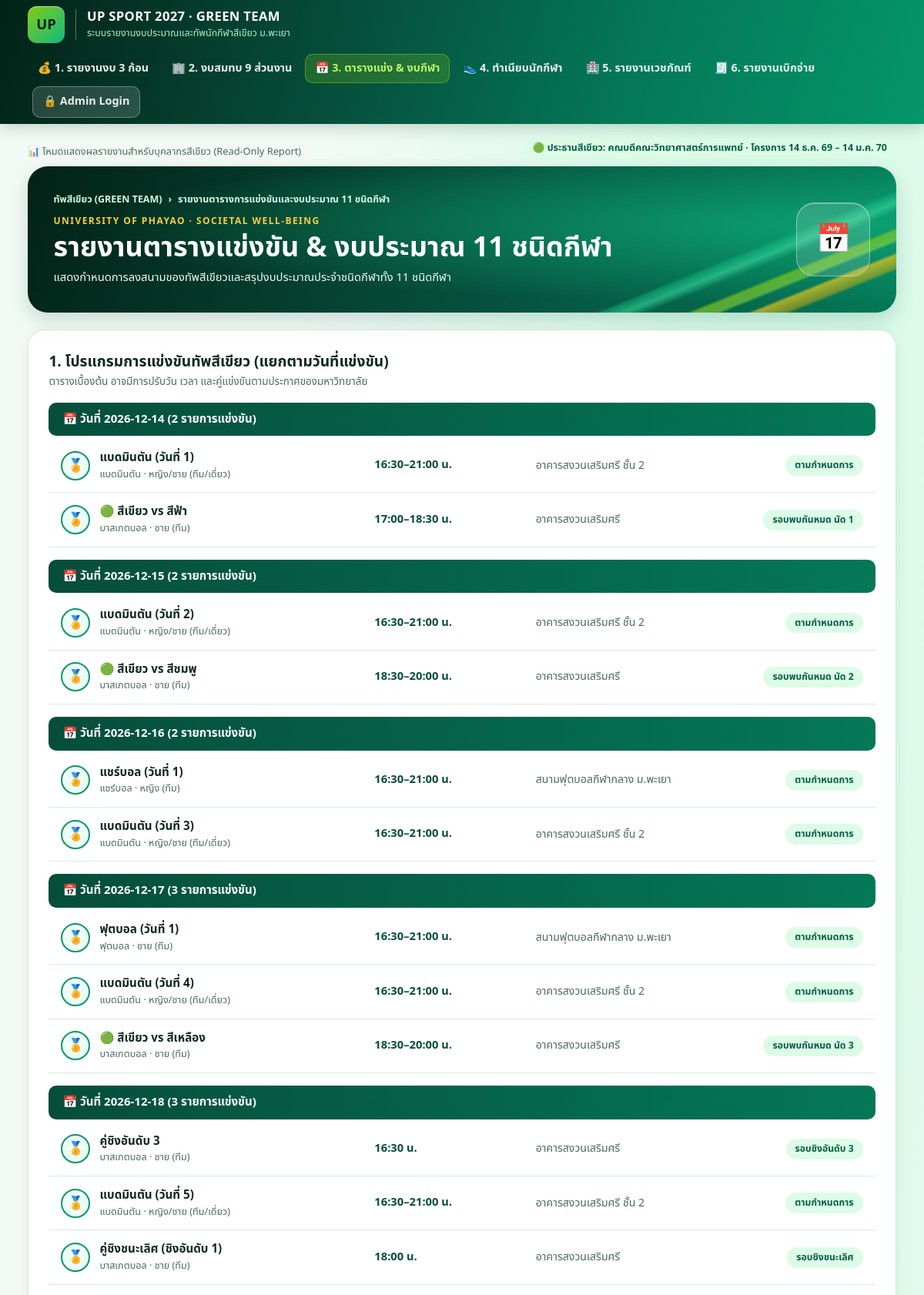
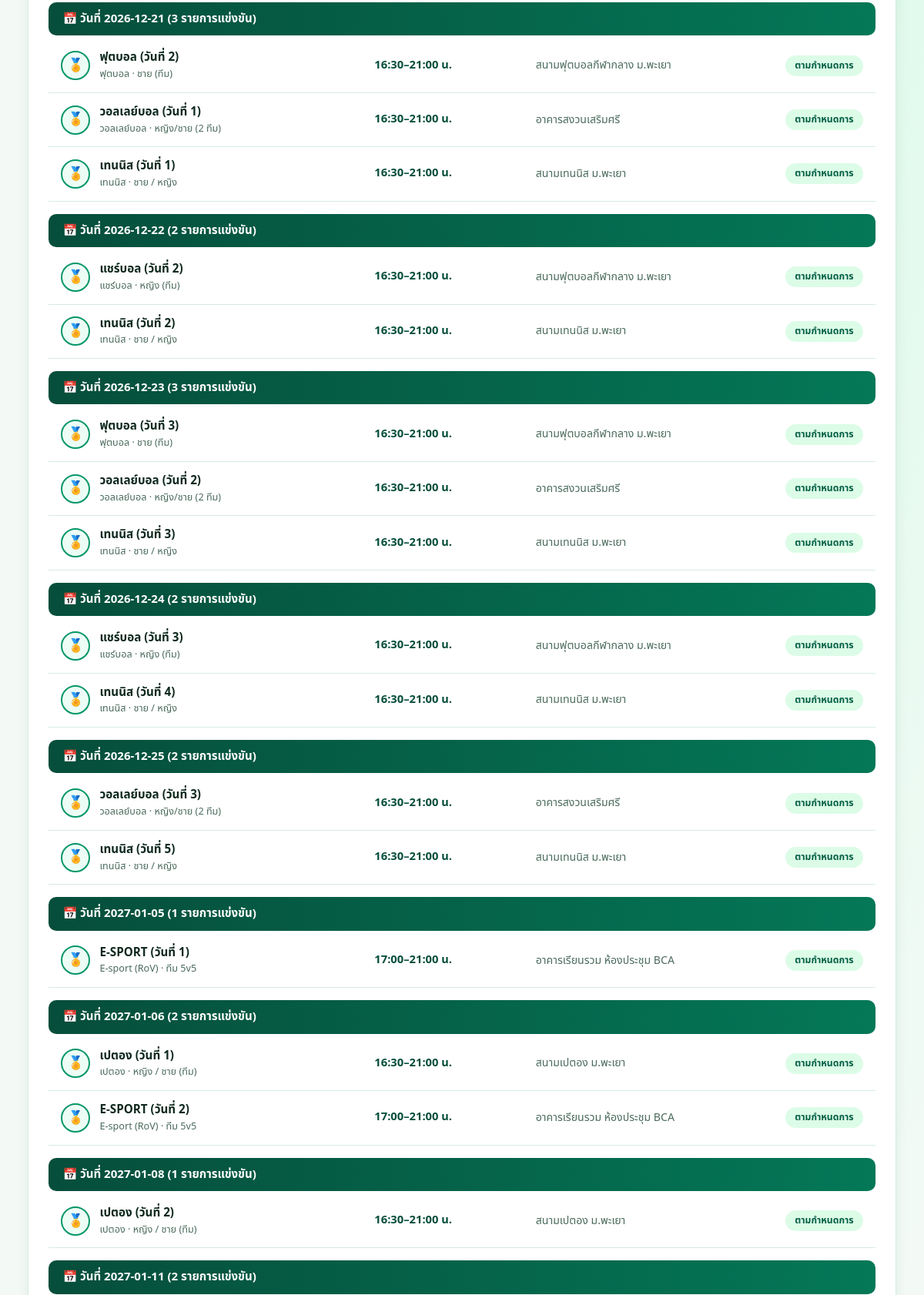
The app's page /sports.php (upper part) with its own data (2 pictures, top to bottom).
### tables this page shows
CREATE TABLE match_schedules (
    id INT AUTO_INCREMENT PRIMARY KEY,
    sport_id INT NULL,
    match_date DATE NOT NULL,
    start_time TIME NOT NULL,
    end_time TIME NULL,
    team_division VARCHAR(100) NULL,
    opponent_color VARCHAR(100) DEFAULT 'รอประกาศคู่แข่ง',
    venue VARCHAR(150) NOT NULL,
    round_name VARCHAR(100) DEFAULT 'รอบพบกันหมด',
    water_ice_budget DECIMAL(10,2) DEFAULT 200.00,
    sponsor_bottles_needed INT DEFAULT 15,
    medical_bag_code VARCHAR(20) DEFAULT 'BAG-01',
    match_status ENUM('SCHEDULED', 'COMPLETED', 'POSTPONED') DEFAULT 'SCHEDULED',
    match_result VARCHAR(100) NULL,
    FOREIGN KEY (sport_id) REFERENCES sports(id) ON DELETE CASCADE
);

### config/db.php (called while the page is built, shortened)
<?php
function h($str): string {
    return htmlspecialchars((string)$str, ENT_QUOTES, 'UTF-8');
}

### sports.php (the view, shortened to what this page needs)
<?php
require_once __DIR__ . '/config/auth.php';
$schedules = $pdo->query("
    SELECT ms.*, COALESCE(s.sport_name, ms.team_division) AS sport_name
    FROM match_schedules ms
    LEFT JOIN sports s ON s.id = ms.sport_id
    ORDER BY ms.match_date ASC, ms.start_time ASC, ms.id ASC
")->fetchAll();
$grouped_matches = [];
foreach ($schedules as $m) {
    $grouped_matches[$m['match_date']][] = $m;
}
require_once __DIR__ . '/includes/header.php';
?>
<div class="white-shell">
  <div style="display:flex; justify-content:space-between; align-items:center; flex-wrap:wrap; gap:10px; margin-bottom:12px;">
    <div>
      <h2 style="font-size:1.2rem; font-weight:800;">1. โปรแกรมการแข่งขันทัพสีเขียว (แยกตามวันที่แข่งขัน)</h2>
      <p style="font-size:0.84rem; color:var(--muted);">ตารางเบื้องต้น อาจมีการปรับวัน เวลา และคู่แข่งขันตามประกาศของมหาวิทยาลัย</p>
    </div>
  </div>
  <?php foreach ($grouped_matches as $m_date => $matches): ?>
    <div class="date-bar">
      <span>📅 วันที่ <?= h($m_date) ?> (<?= count($matches) ?> รายการแข่งขัน)</span>
    </div>
    <?php foreach ($matches as $m): ?>
      <div class="item-row">
        <div class="item-title-box">
          <div class="sport-circle-icon">🏅</div>
          <div>
            <div class="item-main-title"><?= h($m['opponent_color']) ?></div>
            <div class="item-sub-title"><?= h($m['sport_name']) ?><?= ($m['team_division'] && $m['team_division'] !== $m['sport_name']) ? ' · ' . h($m['team_division']) : '' ?></div>
          </div>
        </div>
        <div class="item-time">
          <?= substr(h($m['start_time']), 0, 5) ?><?= $m['end_time'] ? '–' . substr(h($m['end_time']), 0, 5) : '' ?> น.
        </div>
        <div class="item-venue"><?= h($m['venue']) ?></div>
        <div style="text-align:right;">
          <span class="status-pill"><?= h($m['round_name'] ?: 'ตามกำหนด') ?></span>
        </div>
      </div>
    <?php endforeach; ?>
  <?php endforeach; ?>
</div>
<?php require_once __DIR__ . '/includes/footer.php'; ?>

### assets/css/green-theme.css (style rules this page uses)
:root { --ink: #0f291e; --muted: #4b6b5c; --deep: #042f1f; --green: #059669; --green-dark: #064e3b; --green-mid: #047857; --hot: #84cc16; --gold: #f9ce40; --paper: #f3faf6; --line: #d5ece0; --white: #ffffff; --radius: 16px; --shadow: 0 5px 15px rgba(6, 57, 38, 0.08); --max: 1408px; --pad: clamp(16px, 3vw, 40px); --thai: "Noto Sans Thai", "Leelawadee UI", "Tahoma", system-ui, sans-serif; }
*, *::before, *::after { box-sizing: border-box; }
html { color-scheme: light; overflow-x: clip; }
body { margin: 0; overflow-x: clip; background: radial-gradient(ellipse at 83% 13%, #d1fae5 0, transparent 38rem), var(--paper); color: var(--ink); font: 15.5px/1.56 var(--thai); font-variant-numeric: tabular-nums; min-height: 100vh; }
h1, h2, h3, h4, p { margin: 0; }
.white-shell { background: var(--white); border-radius: 22px; border: 1px solid var(--line); box-shadow: var(--shadow); padding: clamp(18px, 2.2vw, 28px); margin-bottom: 22px; }
.date-bar { background: linear-gradient(90deg, #064e3b 0%, #047857 100%); color: var(--white); padding: 10px 18px; border-radius: 10px; font-weight: 750; font-size: 0.94rem; display: flex; align-items: center; justify-content: space-between; flex-wrap: wrap; gap: 10px; margin-top: 16px; margin-bottom: 4px; }
.item-row { display: grid; grid-template-columns: 2.2fr 1.1fr 1.3fr 1fr; align-items: center; gap: 12px; padding: 13px 16px; border-bottom: 1px solid var(--line); transition: background 0.12s; }
.item-title-box { display: flex; align-items: center; gap: 12px; }
.sport-circle-icon { width: 38px; height: 38px; border-radius: 50%; background: #ecfdf5; border: 2px solid var(--green); color: var(--green-dark); display: grid; place-items: center; font-size: 1.05rem; flex: none; }
.item-main-title { font-weight: 750; color: var(--ink); font-size: 0.95rem; }
.item-sub-title { font-size: 0.79rem; color: var(--muted); }
.item-time { font-weight: 750; color: var(--green-dark); font-size: 0.92rem; }
.item-venue { color: var(--muted); font-size: 0.88rem; }
.status-pill { display: inline-block; padding: 4px 12px; border-radius: 99px; font-size: 0.76rem; font-weight: 750; text-align: center; background: #dcfce7; color: #065f46; }

### records on screen
match_schedules: opponent_color "แบดมินตัน (วันที่ 1)", sport_name "แบดมินตัน", team_division "หญิง/ชาย (ทีม/เดี่ยว)", start_time "16:30", end_time "21:00", venue "อาคารสงวนเสริมศรี ชั้น 2", round_name "ตามกำหนดการ"
match_schedules: opponent_color "🟢 สีเขียว vs สีฟ้า", sport_name "บาสเกตบอล", team_division "ชาย (ทีม)", start_time "17:00", end_time "18:30", venue "อาคารสงวนเสริมศรี", round_name "รอบพบกันหมด นัด 1"
match_schedules: opponent_color "แบดมินตัน (วันที่ 2)", sport_name "แบดมินตัน", team_division "หญิง/ชาย (ทีม/เดี่ยว)", start_time "16:30", end_time "21:00", venue "อาคารสงวนเสริมศรี ชั้น 2", round_name "ตามกำหนดการ"
match_schedules: opponent_color "🟢 สีเขียว vs สีชมพู", sport_name "บาสเกตบอล", team_division "ชาย (ทีม)", start_time "18:30", end_time "20:00", venue "อาคารสงวนเสริมศรี", round_name "รอบพบกันหมด นัด 2"
match_schedules: opponent_color "แชร์บอล (วันที่ 1)", sport_name "แชร์บอล", team_division "หญิง (ทีม)", start_time "16:30", end_time "21:00", venue "สนามฟุตบอลกีฬากลาง ม.พะเยา", round_name "ตามกำหนดการ"
match_schedules: opponent_color "แบดมินตัน (วันที่ 3)", sport_name "แบดมินตัน", team_division "หญิง/ชาย (ทีม/เดี่ยว)", start_time "16:30", end_time "21:00", venue "อาคารสงวนเสริมศรี ชั้น 2", round_name "ตามกำหนดการ"
match_schedules: opponent_color "ฟุตบอล (วันที่ 1)", sport_name "ฟุตบอล", team_division "ชาย (ทีม)", start_time "16:30", end_time "21:00", venue "สนามฟุตบอลกีฬากลาง ม.พะเยา", round_name "ตามกำหนดการ"
match_schedules: opponent_color "แบดมินตัน (วันที่ 4)", sport_name "แบดมินตัน", team_division "หญิง/ชาย (ทีม/เดี่ยว)", start_time "16:30", end_time "21:00", venue "อาคารสงวนเสริมศรี ชั้น 2", round_name "ตามกำหนดการ"
match_schedules: opponent_color "🟢 สีเขียว vs สีเหลือง", sport_name "บาสเกตบอล", team_division "ชาย (ทีม)", start_time "18:30", end_time "20:00", venue "อาคารสงวนเสริมศรี", round_name "รอบพบกันหมด นัด 3"
match_schedules: opponent_color "คู่ชิงอันดับ 3", sport_name "บาสเกตบอล", team_division "ชาย (ทีม)", start_time "16:30", venue "อาคารสงวนเสริมศรี", round_name "รอบชิงอันดับ 3"
match_schedules: opponent_color "แบดมินตัน (วันที่ 5)", sport_name "แบดมินตัน", team_division "หญิง/ชาย (ทีม/เดี่ยว)", start_time "16:30", end_time "21:00", venue "อาคารสงวนเสริมศรี ชั้น 2", round_name "ตามกำหนดการ"
match_schedules: opponent_color "คู่ชิงชนะเลิศ (ชิงอันดับ 1)", sport_name "บาสเกตบอล", team_division "ชาย (ทีม)", start_time "18:00", venue "อาคารสงวนเสริมศรี", round_name "รอบชิงชนะเลิศ"
match_schedules: opponent_color "ฟุตบอล (วันที่ 2)", sport_name "ฟุตบอล", team_division "ชาย (ทีม)", start_time "16:30", end_time "21:00", venue "สนามฟุตบอลกีฬากลาง ม.พะเยา", round_name "ตามกำหนดการ"
match_schedules: opponent_color "วอลเลย์บอล (วันที่ 1)", sport_name "วอลเลย์บอล", team_division "หญิง/ชาย (2 ทีม)", start_time "16:30", end_time "21:00", venue "อาคารสงวนเสริมศรี", round_name "ตามกำหนดการ"
match_schedules: opponent_color "เทนนิส (วันที่ 1)", sport_name "เทนนิส", team_division "ชาย / หญิง", start_time "16:30", end_time "21:00", venue "สนามเทนนิส ม.พะเยา", round_name "ตามกำหนดการ"
match_schedules: opponent_color "แชร์บอล (วันที่ 2)", sport_name "แชร์บอล", team_division "หญิง (ทีม)", start_time "16:30", end_time "21:00", venue "สนามฟุตบอลกีฬากลาง ม.พะเยา", round_name "ตามกำหนดการ"
match_schedules: opponent_color "เทนนิส (วันที่ 2)", sport_name "เทนนิส", team_division "ชาย / หญิง", start_time "16:30", end_time "21:00", venue "สนามเทนนิส ม.พะเยา", round_name "ตามกำหนดการ"
match_schedules: opponent_color "ฟุตบอล (วันที่ 3)", sport_name "ฟุตบอล", team_division "ชาย (ทีม)", start_time "16:30", end_time "21:00", venue "สนามฟุตบอลกีฬากลาง ม.พะเยา", round_name "ตามกำหนดการ"
match_schedules: opponent_color "วอลเลย์บอล (วันที่ 2)", sport_name "วอลเลย์บอล", team_division "หญิง/ชาย (2 ทีม)", start_time "16:30", end_time "21:00", venue "อาคารสงวนเสริมศรี", round_name "ตามกำหนดการ"
match_schedules: opponent_color "เทนนิส (วันที่ 3)", sport_name "เทนนิส", team_division "ชาย / หญิง", start_time "16:30", end_time "21:00", venue "สนามเทนนิส ม.พะเยา", round_name "ตามกำหนดการ"
match_schedules: opponent_color "แชร์บอล (วันที่ 3)", sport_name "แชร์บอล", team_division "หญิง (ทีม)", start_time "16:30", end_time "21:00", venue "สนามฟุตบอลกีฬากลาง ม.พะเยา", round_name "ตามกำหนดการ"
match_schedules: opponent_color "เทนนิส (วันที่ 4)", sport_name "เทนนิส", team_division "ชาย / หญิง", start_time "16:30", end_time "21:00", venue "สนามเทนนิส ม.พะเยา", round_name "ตามกำหนดการ"
match_schedules: opponent_color "วอลเลย์บอล (วันที่ 3)", sport_name "วอลเลย์บอล", team_division "หญิง/ชาย (2 ทีม)", start_time "16:30", end_time "21:00", venue "อาคารสงวนเสริมศรี", round_name "ตามกำหนดการ"
match_schedules: opponent_color "เทนนิส (วันที่ 5)", sport_name "เทนนิส", team_division "ชาย / หญิง", start_time "16:30", end_time "21:00", venue "สนามเทนนิส ม.พะเยา", round_name "ตามกำหนดการ"
match_schedules: opponent_color "E-SPORT (วันที่ 1)", sport_name "E-sport (RoV)", team_division "ทีม 5v5", start_time "17:00", end_time "21:00", venue "อาคารเรียนรวม ห้องประชุม BCA", round_name "ตามกำหนดการ"
match_schedules: opponent_color "เปตอง (วันที่ 1)", sport_name "เปตอง", team_division "หญิง / ชาย (ทีม)", start_time "16:30", end_time "21:00", venue "สนามเปตอง ม.พะเยา", round_name "ตามกำหนดการ"
match_schedules: opponent_color "E-SPORT (วันที่ 2)", sport_name "E-sport (RoV)", team_division "ทีม 5v5", start_time "17:00", end_time "21:00", venue "อาคารเรียนรวม ห้องประชุม BCA", round_name "ตามกำหนดการ"
match_schedules: opponent_color "เปตอง (วันที่ 2)", sport_name "เปตอง", team_division "หญิง / ชาย (ทีม)", start_time "16:30", end_time "21:00", venue "สนามเปตอง ม.พะเยา", round_name "ตามกำหนดการ"

### other values on screen
$page_crumb "รายงานตารางการแข่งขันและงบประมาณ 11 ชนิดกีฬา"
$page_heading "รายงานตารางแข่งขัน & งบประมาณ 11 ชนิดกีฬา"
$page_desc "แสดงกำหนดการลงสนามของทัพสีเขียวและสรุปงบประมาณประจำชนิดกีฬาทั้ง 11 ชนิดกีฬา"
$page_icon "📅"
$m_date "2026-12-14"
count($matches) "2"
$m_date "2026-12-15"
$m_date "2026-12-16"
$m_date "2026-12-17"
count($matches) "3"
$m_date "2026-12-18"
$m_date "2026-12-21"
$m_date "2026-12-22"
$m_date "2026-12-23"
$m_date "2026-12-24"
